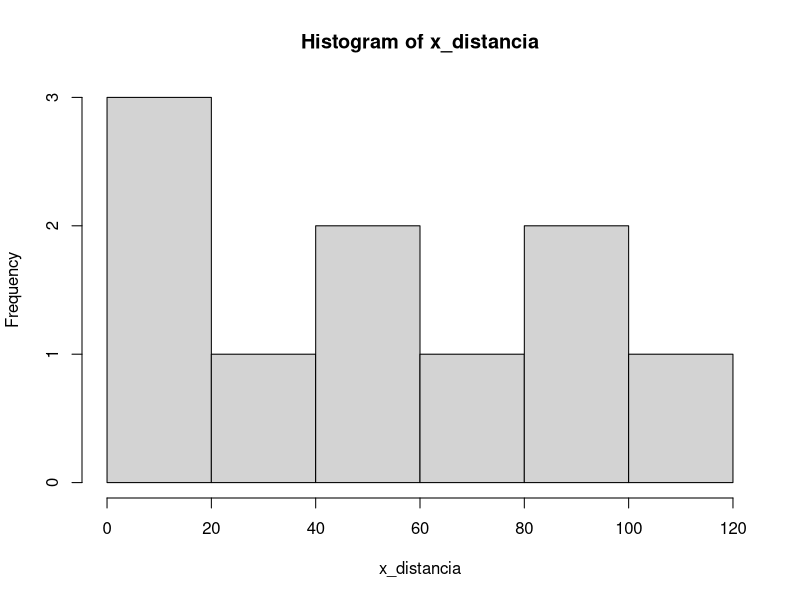
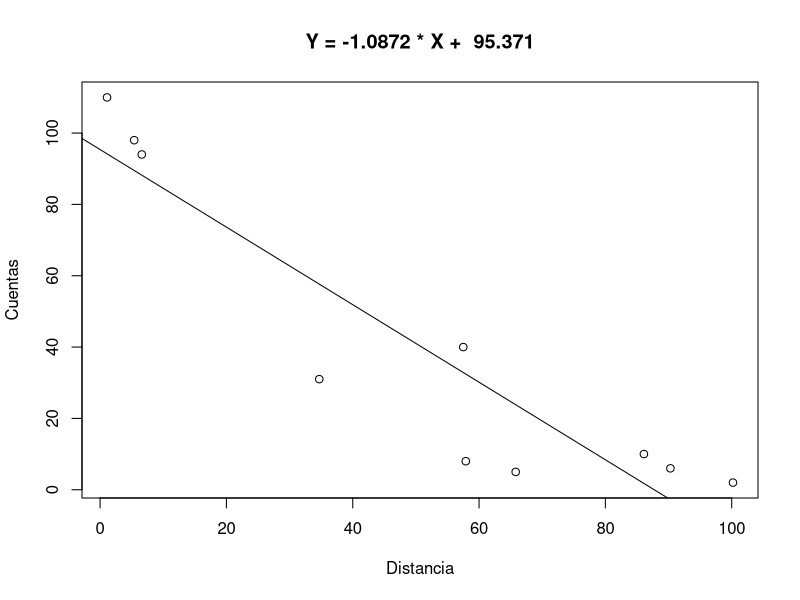
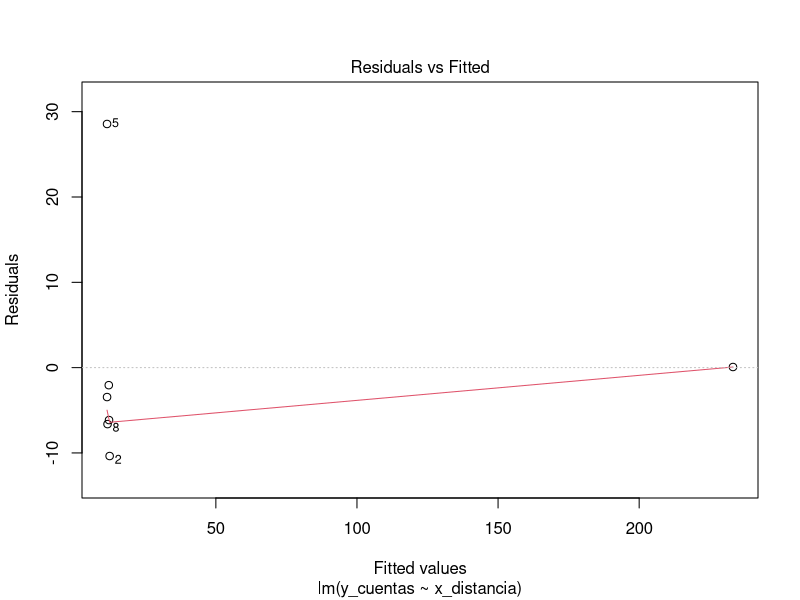
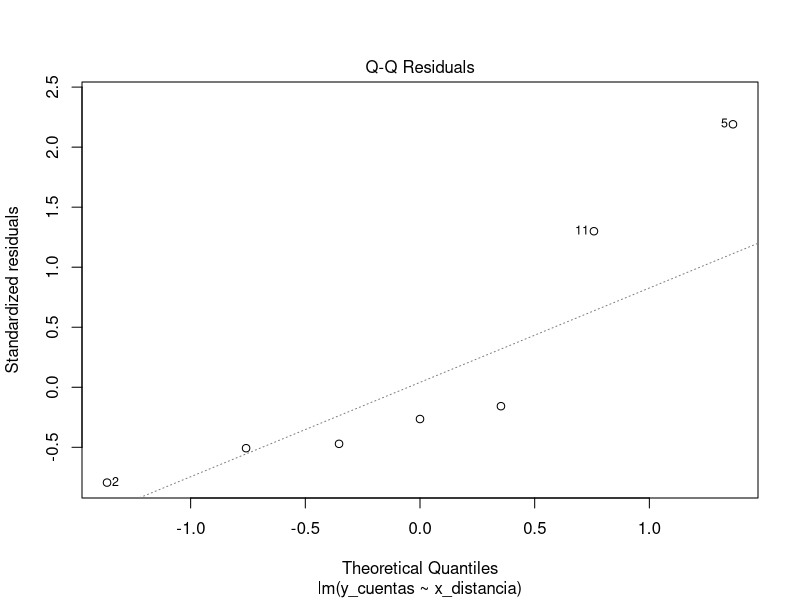
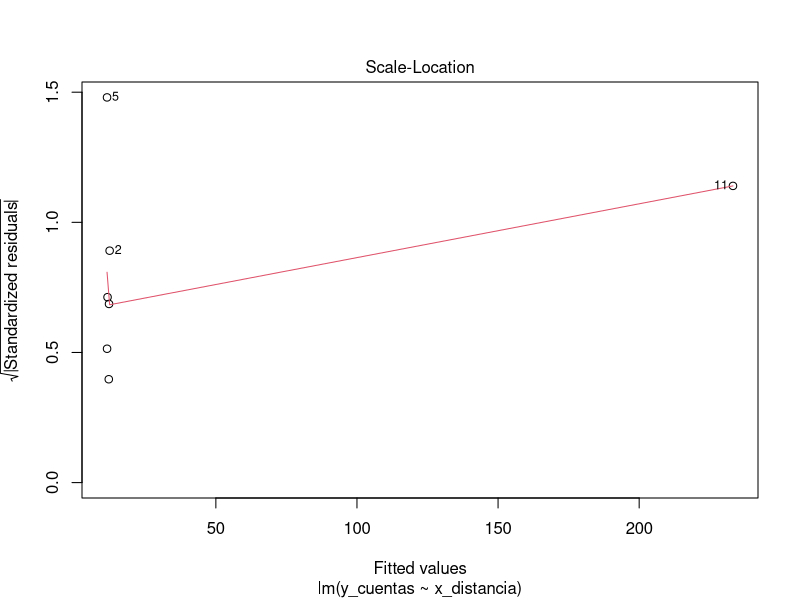
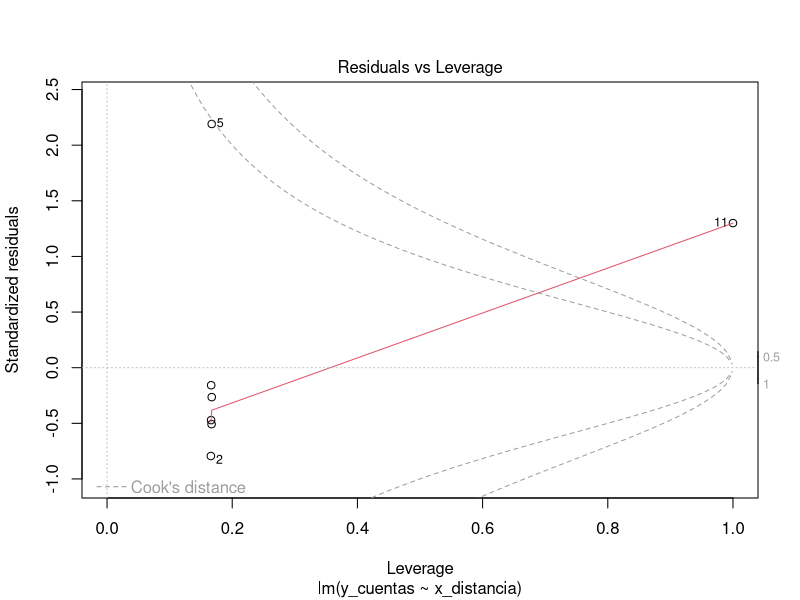
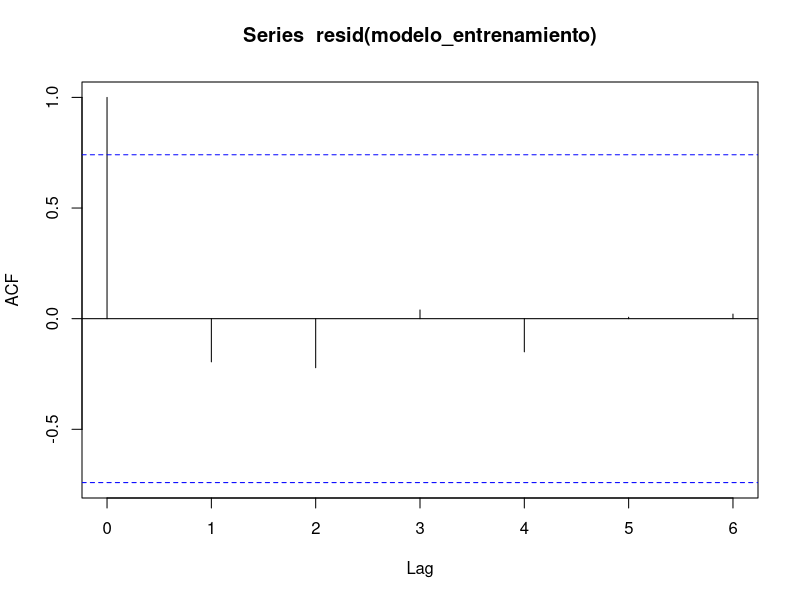

Source code (R) for these figures, in order:
## ---- chunk 1
knitr::opts_chunk$set(echo = TRUE)
## ---- chunk 2
y_cuentas = c(110,2,6,98,40,94,31,5,8,10)
x_distancia = c(1.1,100.2,90.3,5.4,57.5,6.6,34.7,65.8,57.9,86.1)
## ---- chunk 3
modelo <- lm(y_cuentas ~ x_distancia)
anova(modelo)
## ---- chunk 4
hist(x_distancia)
shapiro.test(x_distancia)
## ---- chunk 5
xy <- y_cuentas * x_distancia
## ---- chunk 6
x_cuadrado <- x_distancia^2

## ---- chunk 7
tabla_datos <- data.frame(y_cuentas, x_distancia, xy, x_cuadrado)

## ---- chunk 8
library(kableExtra)
kable(tabla_datos)

## ---- chunk 9

sumatorio <- rowSums(tabla_datos)
## ---- chunk 10
tabla_datos <- rbind(tabla_datos, sumatorio)

## ---- chunk 11
modelo <- lm(y_cuentas ~ x_distancia)

## ---- chunk 12
plot(x_distancia, y_cuentas, main = paste("Y =", round(modelo$coefficients[2],4),"* X + ", round(modelo$coefficients[1],4)), xlab = "Distancia", ylab = "Cuentas")
abline(modelo)
## ---- chunk 13
residuos <- resid(modelo)
residuos_estandarizados <- rstandard(modelo)
residuos_estudentizados <- rstudent(modelo)
## ---- chunk 14
predict(modelo, newdata = data.frame(x_distancia = 6.6))

## ---- chunk 15
set.seed(12345)
entrenamiento <- sample(1:nrow(tabla_datos), 0.7*nrow(tabla_datos))
validacion <- setdiff(1:nrow(tabla_datos), entrenamiento)

## ---- chunk 16
modelo_entrenamiento <- lm(y_cuentas ~ x_distancia, data = tabla_datos, subset = entrenamiento)

## ---- chunk 17
summary(modelo_entrenamiento)

## ---- chunk 18
#Varianza explicada:
ssr = sum(residuos^2) 

#Varianza no explicada:
sse = sum((y_cuentas - predict(modelo))^2)

## ---- chunk 19
library(caret)
cv <- trainControl(method = "cv", number = 10)
modelo_cross <- train(y_cuentas ~ x_distancia, data = tabla_datos, method = "lm", trControl = cv)
## ---- chunk 20
influence.measures(modelo_entrenamiento)

## ---- chunk 21
plot(modelo_entrenamiento)

## ---- chunk 22
acf(resid(modelo_entrenamiento))
